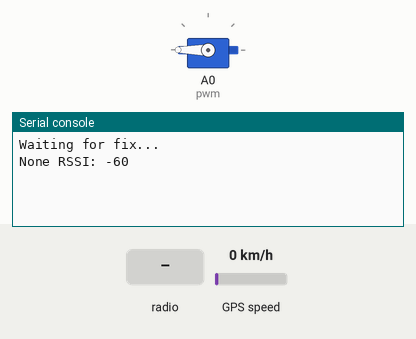
Bench run of a program on a simulated CircuitPython board. Parts: servo, the last lines printed to the serial console. Inputs (shaded band) come from the test bench; at power-on: GPS speed 0 km/h. The clock reads 2024-03-15 10:24:30 at power-on unless the program sets it; the GPS gets a fix after 3 s at 37.7749, -122.4194 with 8 satellites; no radio messages arrive unless stated (any console line starting 'radio sent:' is added by the test bench).

Above: at 1.2 s.
1.3 s: radio message "KN6NAQ!CMD" arrives
At 2.5 s:
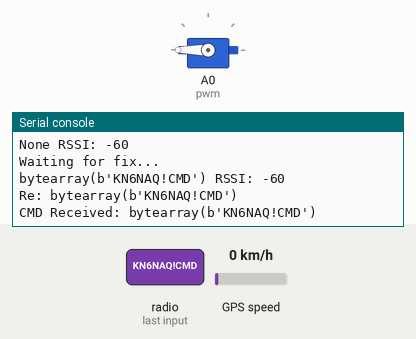
At 3.3 s:
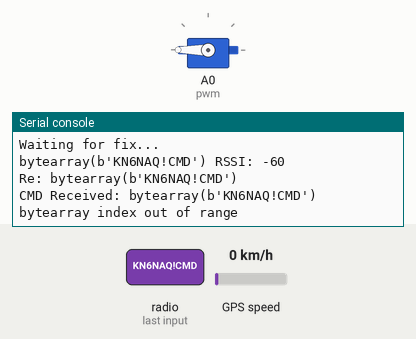
Timing chart, 0 to 4.8 s (numbered marks = the images above; inputs shaded):
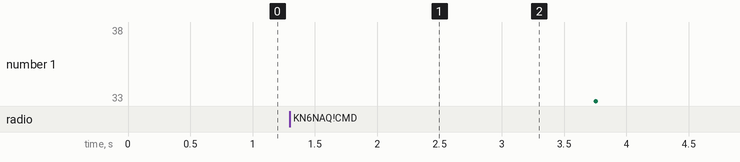

Measured:
- after the input at 1.3 s, the serial console: prints a new line after 0.30 s (image 1)

The program:

BLV.py
```python
import board
import busio
import digitalio
import time
import adafruit_rfm9x
from adafruit_motor import servo
import pwmio
import adafruit_gps

pwm = pwmio.PWMOut(board.A0, frequency=50)
servo = servo.Servo(pwm, min_pulse=750, max_pulse=2250)

uart = busio.UART(board.TX, board.RX, baudrate=9600, timeout=10)
gps = adafruit_gps.GPS(uart, debug=False)

gps.send_command(b"PMTK314,0,1,0,1,0,0,0,0,0,0,0,0,0,0,0,0,0,0,0")
gps.send_command(b"PMTK220,1000")

gps_alt = 0
gps_speed = 0
gps_track_angle = 0

spi = busio.SPI(board.SCK, MOSI=board.MOSI, MISO=board.MISO)
cs = digitalio.DigitalInOut(board.D10)
reset = digitalio.DigitalInOut(board.D11)
rfm9x = adafruit_rfm9x.RFM9x(spi, cs, reset, 437.4)

rfm9x.spreading_factor=8
rfm9x.tx_power=14
rfm9x.node=0xfa
rfm9x.destination=0xfb
rfm9x.receive_timeout=10
rfm9x.enable_crc=True

servo.angle=180

cmd_keys = {
    65:   'cut_away',
    66:   'query',
    67:   'exec_cmd',
    68:   'ping'
}

def cmd_handler(msg):
    try:
        header = msg[0:10]
        print(f"Re: {header}")
        if msg[0:10] == b'KN6NAQ!CMD':
            print(f"CMD Received: {msg}")

            rfm9x.send("CMD ACK!")
            rfm9x.send("CMD ACK!")
            rfm9x.send("CMD ACK!")

            time.sleep(1)

            cmd_key = msg[10]
            print(cmd_key)

            eval(cmd_keys[cmd_key])

            cmd_args = None

            if len(msg) > 11:
                cmd_args = msg[11:]
                print(f"CMD with ARGS: {cmd_args}")

            if cmd_key in cmd_keys:
                try:
                    if cmd_args is None:
                        print('running {} (no args)'.format(cmd_keys[cmd_key]))
                        # eval a string turns it into a func name
                        eval(cmd_keys[cmd_key])()
                    else:
                        print('running {} (with args: {})'.format(cmd_keys[cmd_key],cmd_args))
                        eval(cmd_keys[cmd_key])(cmd_args)

                except Exception as e:
                    print('something went wrong: {}'.format(e))
                    rfm9x.send(str(e).encode())

            else:
                print('invalid command!')
                rfm9x.send(b'invalid cmd_key'+msg[11:])

        else:
            print(rfm9x.send(f"Not a CMD. Check Syntax? RSSI:{rfm9x.last_rssi}"))

    except Exception as e:
        print(e)

def gps_handler(gps_alt, gps_speed, gps_track_angle):
    # Make sure to call gps.update() every loop iteration and at least twice
    # as fast as data comes from the GPS unit (usually every second).
    # This returns a bool that's true if it parsed new data (you can ignore it
    # though if you don't care and instead look at the has_fix property).
    gps.update()
    # Every second print out current location details if there's a fix.

    if not gps.has_fix:
        # Try again if we don't have a fix yet.
        print("Waiting for fix...")

        return "No GPS Fix"
    # We have a fix! (gps.has_fix is true)
    # Print out details about the fix like location, date, etc.
    print("=" * 40)  # Print a separator line.
    print(
        "Fix timestamp UTC: {}/{}/{} {:02}:{:02}:{:02}".format(
            gps.timestamp_utc.tm_mon,  # Grab parts of the time from the
            gps.timestamp_utc.tm_mday,  # struct_time object that holds
            gps.timestamp_utc.tm_year,  # the fix time.  Note you might
            gps.timestamp_utc.tm_hour,  # not get all data like year, day,
            gps.timestamp_utc.tm_min,  # month!
            gps.timestamp_utc.tm_sec,
        )
    )
    print("Latitude: {0:.6f} degrees".format(gps.latitude))
    print("Longitude: {0:.6f} degrees".format(gps.longitude))

    print("Fix quality: {}".format(gps.fix_quality))
    # Some attributes beyond latitude, longitude and timestamp are optional
    # and might not be present.  Check if they're None before trying to use!
    if gps.altitude_m is not None:
        print("Altitude: {} meters".format(gps.altitude_m))
        gps_alt = gps.altitude_m
    if gps.speed_knots is not None:
        print("Speed: {} knots".format(gps.speed_knots))
        gps_speed = gps.speed_knots
    if gps.track_angle_deg is not None:
        print("Track angle: {} degrees".format(gps.track_angle_deg))
        gps_track_angle = gps.track_angle_deg

    gps_data_string = "UTC Time {}/{}/{} {:02}:{:02}:{:02} | Lat: {} Long: {} | Alt: {} | Knts: {} | TRKA: {}".format(
        gps.timestamp_utc.tm_mon,  # Grab parts of the time from the
        gps.timestamp_utc.tm_mday,  # struct_time object that holds
        gps.timestamp_utc.tm_year,  # the fix time.  Note you might
        gps.timestamp_utc.tm_hour,  # not get all data like year, day,
        gps.timestamp_utc.tm_min,  # month!
        gps.timestamp_utc.tm_sec,
        gps.latitude,
        gps.longitude,
        gps_alt,
        gps_speed,
        gps_track_angle
    )

    return gps_data_string


def cut_away():
    print("Cutting!")
    servo.angle = 0
    rfm9x.send("Cut Away Initiated")

def ping():
    rfm9x.destination=0xff
    rfm9x.send(f"This is the Bronco Space BLV Callsign KN6NAQ! Time: {time.monotonic()}. Last RSSI: {rfm9x.last_rssi}")
    rfm9x.destination=0xfb

def query(args):
    print(f'query: {args}')
    print(rfm9x.send(data=str(eval(args))))

def exec_cmd(args):
    print(f'exec: {args}')
    exec(args)


while True:

    rfm9x.send(gps_handler(gps_alt, gps_speed, gps_track_angle))

    msg = rfm9x.receive()

    print(f"{msg} RSSI: {rfm9x.last_rssi}")

    if gps_alt == 32000:
        cut_away()

    if msg is not None:
        cmd_handler(msg)

    time.sleep(1)
```
